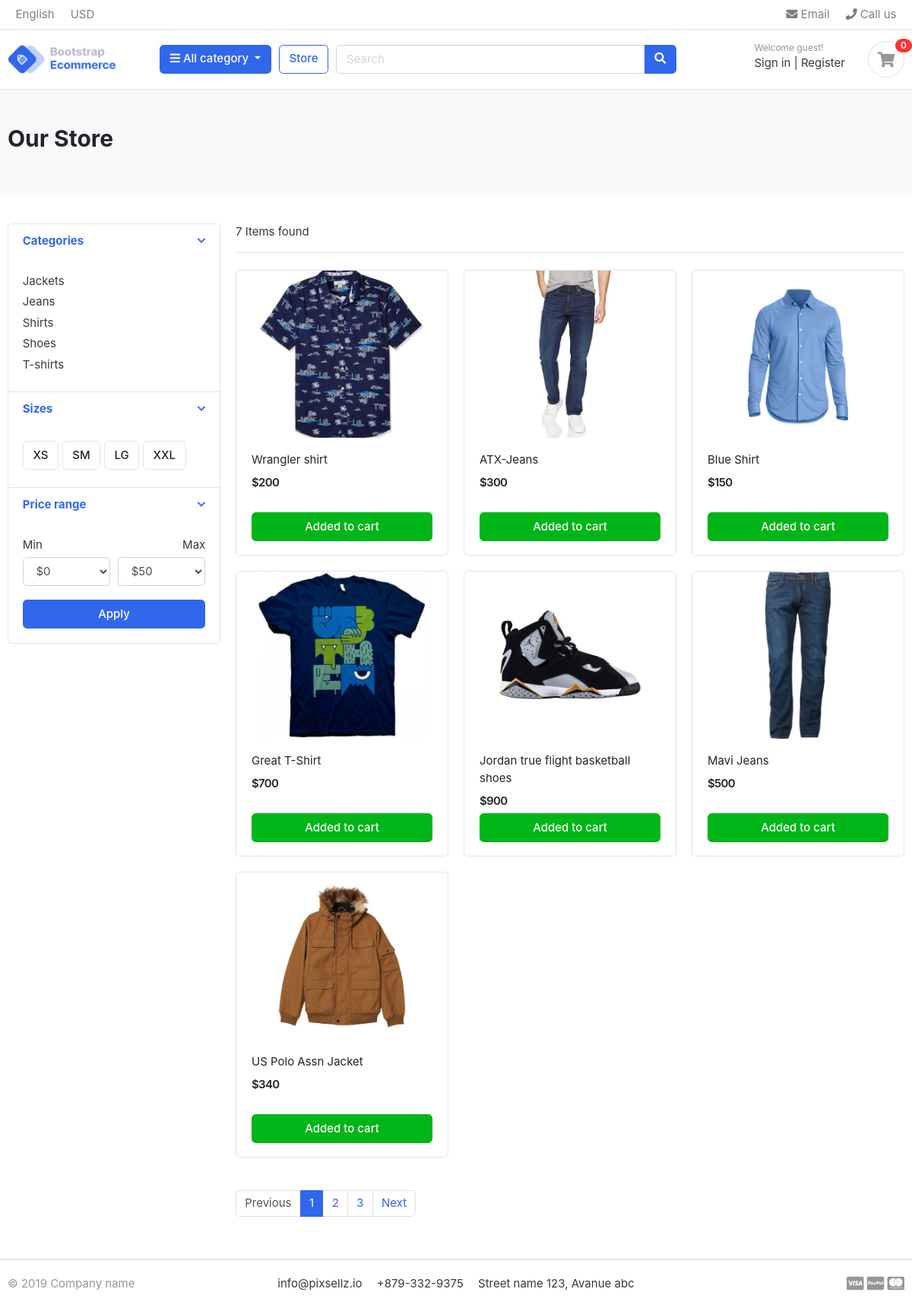
/store/, run on the app's committed database.
### category/models.py (models this page shows, shortened)
class Category(BaseModel):
    category_name = models.CharField(max_length = 150)
    slug = models.CharField(max_length = 150, unique = True)
    description = models.TextField()
    cat_image = models.ImageField(upload_to='photos/categories', blank=True)
    class Meta:
        verbose_name = "Category"
        verbose_name_plural = "Categories"
    def get_url(self):
        return reverse('store:products_by_category', args=[self.slug])

### store/models.py (models this page shows, shortened)
class Product(BaseModel):
    product_name = models.CharField(max_length = 50, unique = True)
    slug = models.SlugField(max_length = 50, unique = True)
    description = models.TextField(blank = True)
    price = models.PositiveBigIntegerField()
    image = models.ImageField(upload_to='photos/product')
    stock = models.PositiveBigIntegerField()
    is_available = models.BooleanField(default = False)
    category = models.ForeignKey(Category, on_delete = models.CASCADE)
    class Meta:
        verbose_name = 'Product'
        verbose_name_plural = 'Products'
    def get_url(self):
        return reverse('store:detail', args=[self.category.slug, self.slug])

### store/views.py (the view)
# urls.py: path('store/', include('store.urls')),
def store(request, category_slug = None):
    if category_slug != None:
        category = get_object_or_404(Category, slug = category_slug)
        products = Product.objects.filter(is_available = True, category = category)
        product_count = products.count()
    else:
        products = Product.objects.filter(is_available = True)
        product_count = products.count()
    context = {
        'products':products,
        'product_count':product_count
    }
    return render(request, 'store/store.html', context)

### category/context_processors.py (called while the page is built)
def menu_links(request):
    categories = Category.objects.all()
    return {'categories':categories}

### templates/store/store.html (shortened to what this page needs)
{% extends 'base.html' %}
{% block content %}
<section class="section-pagetop bg">
    <div class="container">
        <h2 class="title-page">Our Store</h2>
    </div>
    </section>
    <section class="section-content padding-y">
    <div class="container">
    <div class="row">
        <aside class="col-md-3">
    <div class="card">
        <article class="filter-group">
            <header class="card-header">
                <a href="#" data-toggle="collapse" data-target="#collapse_1" aria-expanded="true" class="">
                    <i class="icon-control fa fa-chevron-down"></i>
                    <h6 class="title">Categories</h6>
                </a>
            </header>
            <div class="filter-content collapse show" id="collapse_1">
                <div class="card-body">
                    <ul class="list-menu">
                    {% for category in categories %}
                    <li><a href="{{ category.get_url }}">{{ category.category_name }}  </a></li>
                    {% endfor %}
                    </ul>
                </div>
            </div>
        </article>
        <article class="filter-group">
            <header class="card-header">
                <a href="#" data-toggle="collapse" data-target="#collapse_4" aria-expanded="true">
                    <i class="icon-control fa fa-chevron-down"></i>
                    <h6 class="title">Sizes </h6>
                </a>
            </header>
            <div class="filter-content collapse show" id="collapse_4">
                <div class="card-body">
                  <label class="checkbox-btn">
                    <span class="btn btn-light"> XS </span>
                  </label>
                  <label class="checkbox-btn">
                    <span class="btn btn-light"> SM </span>
                  </label>
                  <label class="checkbox-btn">
                    <span class="btn btn-light"> LG </span>
                  </label>
                  <label class="checkbox-btn">
                    <span class="btn btn-light"> XXL </span>
                  </label>
            </div>
            </div>
        </article>
        <article class="filter-group">
            <header class="card-header">
                <a href="#" data-toggle="collapse" data-target="#collapse_3" aria-expanded="true" class="">
                    <i class="icon-control fa fa-chevron-down"></i>
                    <h6 class="title">Price range </h6>
                </a>
            </header>
            <div class="filter-content collapse show" id="collapse_3">
                <div class="card-body">
                    <div class="form-row">
                    <div class="form-group col-md-6">
                      <label>Min</label>
                          <select class="mr-2 form-control">
                            <option value="0">$0</option>
                        </select>
                    </div>
                    <div class="form-group text-right col-md-6">
                      <label>Max</label>
                          <select class="mr-2 form-control">
                            <option value="50">$50</option>
                        </select>
                    </div>
                    </div>
                    <button class="btn btn-block btn-primary">Apply</button>
                </div>
            </div>
        </article>
    </div>
        </aside>
        <main class="col-md-9">
    <header class="border-bottom mb-4 pb-3">
            <div class="form-inline">
                <span class="mr-md-auto"> {{ product_count}} Items found </span>
            </div>
    </header>
    <div class="row">
        {% for product in products %}
        <div class="col-md-4">
            <figure class="card card-product-grid">
                <div class="img-wrap">
                    <img src="{{ product.image.url }}">
                </div>
                <figcaption class="info-wrap">
                    <div class="fix-height">
                        <a href="{{ product.get_url }}" class="title">{{ product.product_name }}</a>
                        <div class="price-wrap mt-2">
                            <span class="price">${{ product.price }}</span>
                        </div>
                    </div>
                    <a href="#" class="btn btn-block btn-success">Added to cart </a>
                </figcaption>
            </figure>
        </div>
        {% endfor %}
    </div>
    <nav class="mt-4" aria-label="Page navigation sample">
      <ul class="pagination">
        <li class="page-item disabled"><a class="page-link" href="#">Previous</a></li>
        <li class="page-item active"><a class="page-link" href="#">1</a></li>
        <li class="page-item"><a class="page-link" href="#">2</a></li>
        <li class="page-item"><a class="page-link" href="#">3</a></li>
        <li class="page-item"><a class="page-link" href="#">Next</a></li>
      </ul>
    </nav>
        </main>
    </div>
    </div>
    </section>
{% endblock %}

### static/css/ui.css (style rules this page uses)
html { font-family: "Inter", sans-serif; font-size: 15px; }
.img-wrap { text-align: center; display: block; }
.img-wrap img { max-width: 100%; }
.price-wrap { letter-spacing: -0.7px; }
.padding-y { padding-top: 40px; padding-bottom: 40px; }
figure { margin-bottom: 0; }
article:after, .form-group:after { display: block; clear: both; content: ""; }
.bg { background-color: #f8f9fa; }
.title-page { color: #212529; }
.btn-light { background-color: #fff; border-color: #e4e4e4; }
[class*=list-] li:after { visibility: hidden; display: block; content: ""; overflow: hidden; height: 0; clear: both; }
.list-menu { list-style: none; margin: 0; padding-left: 0; }
.list-menu li { margin-bottom: 5px; }
.list-menu a { color: #343a40; }
[class*=card-product] a.title { color: #212529; display: block; }
[class*=card-product] .img-wrap { overflow: hidden; position: relative; }
[class*=card-product] .img-wrap img { height: 100%; max-width: 100%; width: auto; display: inline-block; -o-object-fit: cover; object-fit: cover; }
.card-product-grid { margin-bottom: 20px; }
.card-product-grid .img-wrap { border-radius: 0.2rem 0.2rem 0 0; height: 220px; }
.card-product-grid .info-wrap { overflow: hidden; padding: 18px 20px; }
.card-product-grid .fix-height { height: 80px; overflow: hidden; }
.card .img-wrap { overflow: hidden; }
.price { font-weight: 600; color: #212529; }
.icon-control { margin-top: 5px; float: right; font-size: 80%; }
.card-header .title { margin-bottom: 0; line-height: 1.5; }
.filter-group { border-bottom: 1px solid #e4e4e4; }
.filter-group .card-header { border-bottom: 0; }
.filter-group:last-child { border-bottom: 0; }
.checkbox-btn { position: relative; }
.section-pagetop { padding: 45px 0; }

### data on the page
Category: category_name "Jackets"
Category: category_name "Jeans"
Category: category_name "Shirts"
Category: category_name "Shoes"
Category: category_name "T-shirts"
Product: image (picture), product_name "Wrangler shirt", price "200"
Product: image (picture), product_name "ATX-Jeans", price "300"
Product: image (picture), product_name "Blue Shirt", price "150"
Product: image (picture), product_name "Great T-Shirt", price "700"
Product: image (picture), product_name "Jordan true flight basketball shoes", price "900"
Product: image (picture), product_name "Mavi Jeans", price "500"
Product: image (picture), product_name "US Polo Assn Jacket", price "340"

### other printed values
{{ product_count }} "7"
